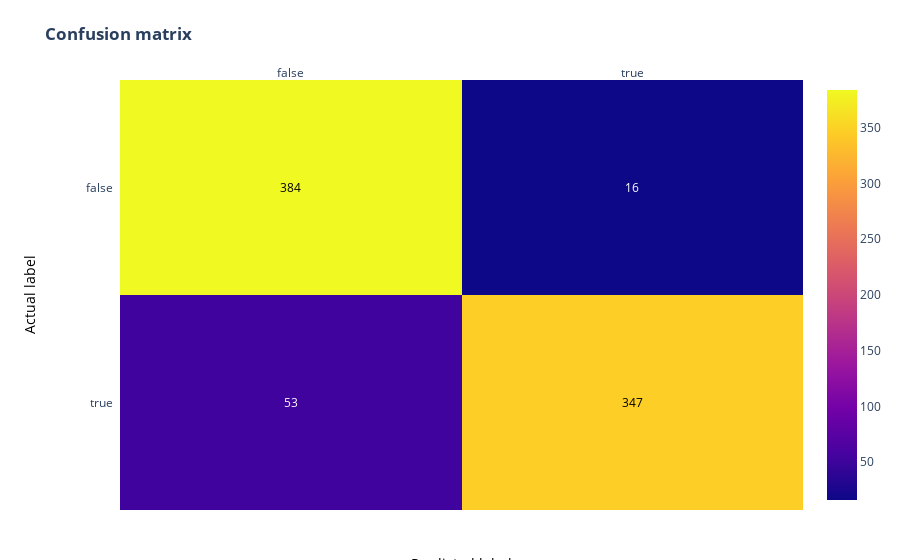

The cell this chart's notebook holds for it:
### Markdown cell above
# Final confusion matrix
We can now plot a final confusion matrix, representing predictions for a balanced dataset, using a model trained on a weighted class dataset

### Code cell
# Plot the matrix above as a heatmap with annotations (values) in its cells
fig = ff.create_annotated_heatmap(cm, x, y)

# Set titles and ordering
fig.update_layout(  title_text="<b>Confusion matrix</b>", 
                    yaxis = dict(categoryorder = "category descending")
                    )

fig.add_annotation(dict(font=dict(color="black",size=14),
                        x=0.5,
                        y=-0.15,
                        showarrow=False,
                        text="Predicted label",
                        xref="paper",
                        yref="paper"))

fig.add_annotation(dict(font=dict(color="black",size=14),
                        x=-0.15,
                        y=0.5,
                        showarrow=False,
                        text="Actual label",
                        textangle=-90,
                        xref="paper",
                        yref="paper"))

# We need margins so the titles fit
fig.update_layout(margin=dict(t=80, r=20, l=120, b=50))
fig['data'][0]['showscale'] = True
fig.show()

### Figure 1 — Plotly figure (JSON) as saved in the notebook; plotly's stock layout.template omitted (floating-point values rounded to 4 significant figures)
{"data": [{"colorscale": [[0, "#0d0887"], [0.1111, "#46039f"], [0.2222, "#7201a8"], [0.3333, "#9c179e"], [0.4444, "#bd3786"], [0.5556, "#d8576b"], [0.6667, "#ed7953"], [0.7778, "#fb9f3a"], [0.8889, "#fdca26"], [1, "#f0f921"]], "reversescale": false, "showscale": true, "type": "heatmap", "x": ["false", "true"], "y": ["false", "true"], "z": [[384, 16], [53, 347]]}], "layout": {"annotations": [{"font": {"color": "#000000"}, "showarrow": false, "text": "384", "x": "false", "xref": "x", "y": "false", "yref": "y"}, {"font": {"color": "#FFFFFF"}, "showarrow": false, "text": "16", "x": "true", "xref": "x", "y": "false", "yref": "y"}, {"font": {"color": "#FFFFFF"}, "showarrow": false, "text": "53", "x": "false", "xref": "x", "y": "true", "yref": "y"}, {"font": {"color": "#000000"}, "showarrow": false, "text": "347", "x": "true", "xref": "x", "y": "true", "yref": "y"}, {"font": {"color": "black", "size": 14}, "showarrow": false, "text": "Predicted label", "x": 0.5, "xref": "paper", "y": -0.15, "yref": "paper"}, {"font": {"color": "black", "size": 14}, "showarrow": false, "text": "Actual label", "textangle": -90, "x": -0.15, "xref": "paper", "y": 0.5, "yref": "paper"}], "margin": {"b": 50, "l": 120, "r": 20, "t": 80}, "title": {"text": "<b>Confusion matrix</b>"}, "xaxis": {"dtick": 1, "gridcolor": "rgb(0, 0, 0)", "side": "top", "ticks": ""}, "yaxis": {"categoryorder": "category descending", "dtick": 1, "ticks": "", "ticksuffix": "  "}}}
